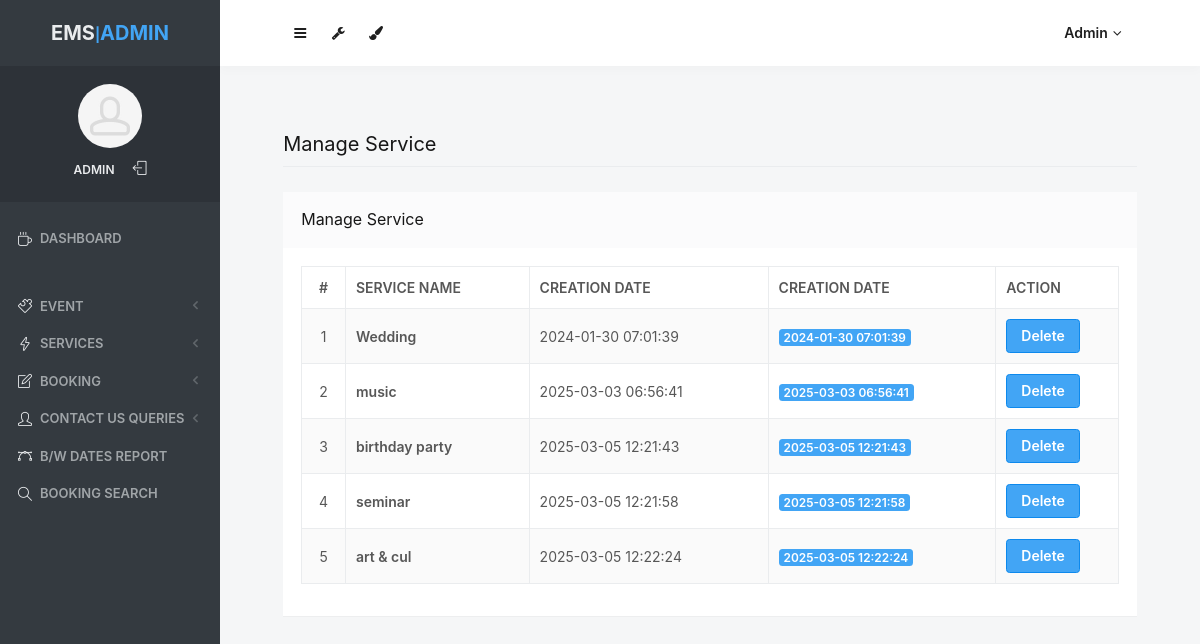
/admin/manage-event-type.php (signed in), run on the app's committed database.
### tables this page shows
CREATE TABLE `tbleventtype` (
  `ID` int(10) NOT NULL,
  `EventType` varchar(200) DEFAULT NULL,
  `CreationDate` timestamp NULL DEFAULT current_timestamp()
);

### admin/manage-event-type.php (the view, shortened to what this page needs)
<?php
include('includes/dbconnection.php');
if (strlen($_SESSION['odmsaid']==0)) {
  header('location:logout.php');
  } else{
  ?>
<!doctype html>
<html lang="en" class="no-focus">
    <head>
        <link rel="stylesheet" href="assets/js/plugins/datatables/dataTables.bootstrap4.min.css">
        <link rel="stylesheet" id="css-main" href="assets/css/codebase.min.css">
    </head>
    <body>
        <div id="page-container" class="sidebar-o sidebar-inverse side-scroll page-header-fixed main-content-narrow">
           <?php include_once('includes/sidebar.php');?>
          <?php include_once('includes/header.php');?>
            <main id="main-container">
                <div class="content">
                    <h2 class="content-heading">Manage Service </h2>
                    <div class="block">
                        <div class="block-header block-header-default">
                            <h3 class="block-title">Manage Service </h3>
                        </div>
                        <div class="block-content block-content-full">
                            <table class="table table-bordered table-striped table-vcenter js-dataTable-full-pagination">
                                <thead>
                                    <tr>
                                        <th class="text-center">#</th>
                                        <th>Service Name</th>
                                        <th>Creation Date</th>
                                        <th class="d-none d-sm-table-cell">Creation Date</th>
                                        <th class="d-none d-sm-table-cell" style="width: 15%;">Action</th>
                                       </tr>
                                </thead>
                                <tbody>
                                    <?php
$sql="SELECT * from tbleventtype";
$query = $dbh -> prepare($sql);
$query->execute();
$results=$query->fetchAll(PDO::FETCH_OBJ);
$cnt=1;
if($query->rowCount() > 0)
{
foreach($results as $row)
{               ?>
                                    <tr>
                                        <td class="text-center"><?php echo htmlentities($cnt);?></td>
                                        <td class="font-w600"><?php  echo htmlentities($row->EventType);?></td>
                                        <td class="d-none d-sm-table-cell"><?php  echo htmlentities($row->CreationDate);?></td>
                                        <td class="d-none d-sm-table-cell">
                                            <span class="badge badge-primary"><?php  echo htmlentities($row->CreationDate);?></span>
                                        </td>
                                         <td class="d-none d-sm-table-cell"><a href="manage-event-type.php?delid=<?php echo ($row->ID);?>" onclick="return confirm('Do you really want to Delete ?');" class="btn btn-primary">Delete</a></td>
                                    </tr>
                                    <?php $cnt=$cnt+1;}} ?>
                                </tbody>
                            </table>
                        </div>
                    </div>
                </div>
            </main>
        </div>
    </body>
</html>
<?php }  ?>

### admin/includes/sidebar.php (shortened to what this page needs)
     <?php
include('includes/dbconnection.php');
if (strlen($_SESSION['odmsaid']==0)) {
  header('location:logout.php');
  } else{
  ?>
   <nav id="sidebar">
                <div id="sidebar-scroll">
                    <div class="sidebar-content">
                        <div class="content-header content-header-fullrow px-15">
                            <div class="content-header-section text-center align-parent sidebar-mini-hidden">
                                <div class="content-header-item">
                                    <a class="link-effect font-w700" href="dashboard.php">
                                        <span class="font-size-xl text-dual-primary-dark">EMS</span>|<span class="font-size-xl text-primary">ADMIN</span>
                                    </a>
                                </div>
                            </div>
                        </div>
                        <div class="content-side content-side-full content-side-user px-10 align-parent">
                            <div class="sidebar-mini-hidden-b text-center">
                                <a class="img-link" href="dashboard.php">
                                    <img class="img-avatar" src="assets/img/avatars/avatar15.jpg" alt="">
                                </a>
                                <ul class="list-inline mt-10">
                                    <?php
$aid=$_SESSION['odmsaid'];
$sql="SELECT AdminName from  tbladmin where ID=:aid";
$query = $dbh -> prepare($sql);
$query->bindParam(':aid',$aid,PDO::PARAM_STR);
$query->execute();
$results=$query->fetchAll(PDO::FETCH_OBJ);
$cnt=1;
if($query->rowCount() > 0)
{
foreach($results as $row)
{               ?>
                                    <li class="list-inline-item">
                                        <a class="link-effect text-dual-primary-dark font-size-xs font-w600 text-uppercase" href="admin-profile.php"><?php  echo $row->AdminName;?></a>
                                    </li><?php $cnt=$cnt+1;}} ?>
                                    <li class="list-inline-item">
                                        <a class="link-effect text-dual-primary-dark" href="logout.php">
                                            <i class="si si-logout"></i>
                                        </a>
                                    </li>
                                </ul>
                            </div>
                        </div>
                        <div class="content-side content-side-full">
                            <ul class="nav-main">
                                <li class="open">
                                    <a href="dashboard.php"><i class="si si-cup"></i><span class="sidebar-mini-hide">Dashboard</span></a>
                                </li>
                                <li class="nav-main-heading"><span class="sidebar-mini-visible">UI</span><span class="sidebar-mini-hidden"></span></li>
                                <li>
                                    <a class="nav-submenu" data-toggle="nav-submenu"><i class="si si-puzzle"></i><span class="sidebar-mini-hide"></span>Event</a>
                                </li>
                                <li>
                                    <a class="nav-submenu" data-toggle="nav-submenu" href="#"><i class="si si-energy"></i><span class="sidebar-mini-hide">Services</span></a>
                                </li>
                                <li>
                                    <a class="nav-submenu" data-toggle="nav-submenu" href="#"><i class="si si-note"></i><span class="sidebar-mini-hide">Booking</span></a>
                                </li>
                                <li>
                                    <a class="nav-submenu" data-toggle="nav-submenu" href="#"><i class="si si-user"></i><span class="sidebar-mini-hide">Contact Us Queries</span></a>
                                </li>
                                <li>
                                    <a  href="between-dates-report.php"><i class="si si-vector"></i><span class="sidebar-mini-hide">B/w Dates Report</span></a>
                                </li>
                     <li>
                                    <a href="booking-search.php"><i class="si si-magnifier"></i><span class="sidebar-mini-hide">Booking Search</span></a>
                                </li>
                            </ul>
                        </div>
                    </div>
                </div>
            </nav>
           <?php }  ?>

### admin/includes/header.php (shortened to what this page needs)
   <?php
include('includes/dbconnection.php');
if (strlen($_SESSION['odmsaid']==0)) {
  header('location:logout.php');
  } else{
  ?>
            <header id="page-header">
                <div class="content-header">
                    <div class="content-header-section">
                        <button type="button" class="btn btn-circle btn-dual-secondary" data-toggle="layout" data-action="sidebar_toggle">
                            <i class="fa fa-navicon"></i>
                        </button>
                        <div class="btn-group" role="group">
                            <button type="button" class="btn btn-circle btn-dual-secondary" id="page-header-options-dropdown" data-toggle="dropdown" aria-haspopup="true" aria-expanded="false">
                                <i class="fa fa-wrench"></i>
                            </button>
                        </div>
                        <div class="btn-group" role="group">
                            <button type="button" class="btn btn-circle btn-dual-secondary" id="page-header-themes-dropdown" data-toggle="dropdown" aria-haspopup="true" aria-expanded="false">
                                <i class="fa fa-paint-brush"></i>
                            </button>
                        </div>
                    </div>
                    <div class="content-header-section">
                        <div class="btn-group" role="group">
                            <?php
$aid=$_SESSION['odmsaid'];
$sql="SELECT AdminName from  tbladmin where ID=:aid";
$query = $dbh -> prepare($sql);
$query->bindParam(':aid',$aid,PDO::PARAM_STR);
$query->execute();
$results=$query->fetchAll(PDO::FETCH_OBJ);
$cnt=1;
if($query->rowCount() > 0)
{
foreach($results as $row)
{               ?>
                            <button type="button" class="btn btn-rounded btn-dual-secondary" id="page-header-user-dropdown" data-toggle="dropdown" aria-haspopup="true" aria-expanded="false">
                                <?php  echo $row->AdminName;?><i class="fa fa-angle-down ml-5"></i>
                            </button>
                            <?php $cnt=$cnt+1;}} ?>
                        </div>
                    </div>
                </div>
            </header>
            <?php }  ?>

### data on the page
tbleventtype: EventType "Wedding", CreationDate "2024-01-30 07:01:39"
tbleventtype: EventType "music", CreationDate "2025-03-03 06:56:41"
tbleventtype: EventType "birthday party", CreationDate "2025-03-05 12:21:43"
tbleventtype: EventType "seminar", CreationDate "2025-03-05 12:21:58"
tbleventtype: EventType "art & cul", CreationDate "2025-03-05 12:22:24"

### other printed values
$row->AdminName "ADMIN"
$row->AdminName "Admin"
